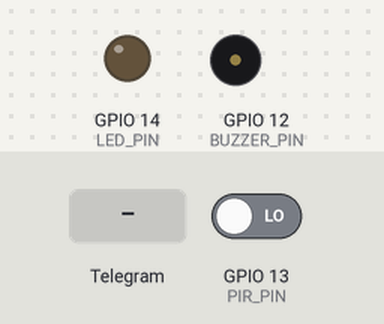
The sketch below on a simulated ESP32. On the bench: output pins drawn as LEDs (lit = HIGH), buzzer (waves = sounding, pin HIGH). The inputs (shaded band) are chosen by the test bench; at power-on: GPIO 13 (PIR_PIN) LOW. WiFi joins after 1.5 s; servers stay silent unless stated; what the sketch prints to the serial monitor is not drawn.

Above: at 2.8 s.
2.9 s: Telegram message "/siren_on" received
At 3.6 s:
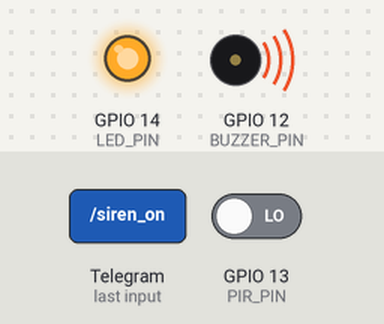
At 4.3 s:
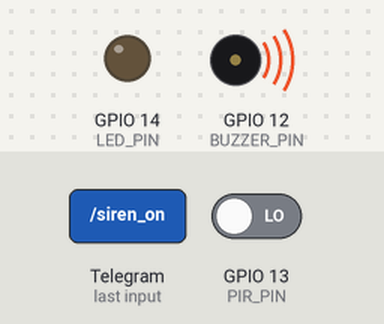
5.3 s: Telegram message "/start" received
7.9 s: Telegram message "/help" received
Timing chart, 0 to 10.9 s (numbered marks = the images above; inputs shaded):
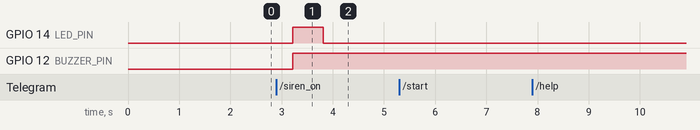

Measured:
- after the input at 2.9 s, GPIO 14 (LED_PIN): LOW → HIGH after 0.32 s, → LOW 0.60 s later; GPIO 12 (BUZZER_PIN): LOW → HIGH after 0.32 s
- after the input at 5.3 s, every drawn part: stays the same
- after the input at 7.9 s, every drawn part: stays the same

The sketch:

ESP32_Home_Guard_Inteligence_Security_System_code.ino
```cpp
#include <WiFi.h>
#include <WiFiClientSecure.h>
#include <UniversalTelegramBot.h>
#include <ArduinoJson.h>
// ====== USER CONFIG ======
const char* WIFI_SSID     = "BITEK";
const char* WIFI_PASS     = "bitek@2025";
const char* BOT_TOKEN     = "8382833862:AAEY6iC4yoprH9iU9JBnFf-ueAlOAo1LW4Y"; // from BotFather
// Pins
constexpr int PIR_PIN     = 13; // Connect PIR output directly to this pin
constexpr int BUZZER_PIN  = 12; // Connect buzzer via 100Ω-1kΩ resistor
constexpr int LED_PIN     = 14; // Connect LED via 220Ω-1kΩ resistor
// Behavior
bool ARMED = true;                  // start armed
unsigned long ALERT_COOLDOWN_MS = 15000;  // 15s anti-spam
unsigned long SIREN_MS = 2000;            // motion siren duration
// ====== INTERNALS ======
WiFiClientSecure secured_client;
UniversalTelegramBot bot(BOT_TOKEN, secured_client);
unsigned long lastAlertMs = 0;
int lastPirState = LOW;
unsigned long bot_lasttime = 0;
const unsigned long BOT_POLL_MS = 1000;
// If you don't know your chat ID yet, leave this empty "".
// On first message, we'll print the chat ID in Serial.
String OWNER_CHAT_ID = "";  // e.g., "123456789"
// Forward decl
void handleNewMessages(int numNewMessages);
void ensureWiFi();
void setSiren(bool on);
void sendStatus(const String& chat_id);
void sendWelcome(const String& chat_id);
void sendControlHint(const String& chat_id);
// ====== SETUP ======
void setup() {
  Serial.begin(115200);
  pinMode(PIR_PIN, INPUT);
  pinMode(BUZZER_PIN, OUTPUT);
  pinMode(LED_PIN, OUTPUT);
  digitalWrite(BUZZER_PIN, LOW);
  digitalWrite(LED_PIN, LOW);
  WiFi.mode(WIFI_STA);
  WiFi.setAutoReconnect(true);
  WiFi.persistent(true);
  WiFi.begin(WIFI_SSID, WIFI_PASS);
  secured_client.setInsecure(); // easiest for Telegram SSL
  Serial.print("Connecting WiFi");
  while (WiFi.status() != WL_CONNECTED) {
    Serial.print(".");
    delay(400);
  }
  Serial.println("\nWiFi connected!");
  Serial.print("IP: "); Serial.println(WiFi.localIP());
  Serial.println("Open Telegram, message your bot with /start, then watch Serial for your chat ID.");
}
// ====== LOOP ======
void loop() {
  ensureWiFi();
  // 1) Poll Telegram for commands
  if (millis() - bot_lasttime > BOT_POLL_MS) {
    int numNewMessages = bot.getUpdates(bot.last_message_received + 1);
    while (numNewMessages) {
      handleNewMessages(numNewMessages);
      numNewMessages = bot.getUpdates(bot.last_message_received + 1);
    }
    bot_lasttime = millis();
  }
  // 2) Read motion sensor
  int pirVal = digitalRead(PIR_PIN);
  // Rising edge = newly detected motion
  if (pirVal == HIGH && lastPirState == LOW) {
    if (ARMED) {
      unsigned long now = millis();
      if (now - lastAlertMs > ALERT_COOLDOWN_MS) {
        // Trigger alert actions
        digitalWrite(LED_PIN, HIGH);
        setSiren(true);
        delay(SIREN_MS);
        setSiren(false);
        lastAlertMs = now;
        // Notify via Telegram
        String msg = "🚨 Motion Detected!\n";
        msg += "Time: " + String((unsigned long)(now / 1000)) + "s since boot\n";
        if (OWNER_CHAT_ID.length() > 0) {
          bot.sendMessage(OWNER_CHAT_ID, msg, "");
        } else {
          Serial.println("[WARN] OWNER_CHAT_ID not set. Printing message only:");
          Serial.println(msg);
        }
      }
    } else {
      // Disarmed: just blink LED briefly
      digitalWrite(LED_PIN, HIGH);
      delay(200);
      digitalWrite(LED_PIN, LOW);
    }
  }
  // LED reflects armed state when idle
  if (pirVal == LOW && !ARMED) {
    digitalWrite(LED_PIN, LOW);
  } else if (pirVal == LOW && ARMED) {
    digitalWrite(LED_PIN, LOW);
  }
  lastPirState = pirVal;
}
// ====== HELPERS ======
void ensureWiFi() {
  if (WiFi.status() != WL_CONNECTED) {
    Serial.println("[WiFi] Reconnecting...");
    WiFi.disconnect();
    WiFi.begin(WIFI_SSID, WIFI_PASS);
    unsigned long t0 = millis();
    while (WiFi.status() != WL_CONNECTED && millis() - t0 < 10000) {
      delay(500);
      Serial.print(".");
    }
    Serial.println();
    if (WiFi.status() == WL_CONNECTED) {
      Serial.println("[WiFi] Reconnected");
    } else {
      Serial.println("[WiFi] Failed to reconnect");
    }
  }
}
void setSiren(bool on) {
  digitalWrite(BUZZER_PIN, on ? HIGH : LOW);
  digitalWrite(LED_PIN, on ? HIGH : LOW);
}
void sendWelcome(const String& chat_id) {
  String txt = "👋 *ESP32 Security Bot*\n\n";
  txt += "Commands:\n";
  txt += "/status – Show system status\n";
  txt += "/arm – Arm the motion alarm\n";
  txt += "/disarm – Disarm the motion alarm\n";
  txt += "/siren_on – Turn buzzer ON\n";
  txt += "/siren_off – Turn buzzer OFF\n";
  txt += "/test – Send a test alert\n";
  txt += "/ping – Bot health check\n";
  bot.sendMessage(chat_id, txt, "Markdown");
}
void sendControlHint(const String& chat_id) {
  String txt = "🔧 Quick control:\n";
  txt += "Use /arm, /disarm, /status, /siren_on, /siren_off, /test.";
  bot.sendMessage(chat_id, txt, "");
}
void sendStatus(const String& chat_id) {
  String txt = "📊 *Status*\n";
  txt += String("Armed: ") + (ARMED ? "YES" : "NO") + "\n";
  txt += "Cooldown: " + String(ALERT_COOLDOWN_MS / 1000) + "s\n";
  txt += "WiFi: " + String(WiFi.SSID()) + " (" + WiFi.localIP().toString() + ")\n";
  bot.sendMessage(chat_id, txt, "Markdown");
}
bool isOwner(const String& chat_id) {
  // First contact? Print chat_id so you can paste it into OWNER_CHAT_ID
  if (OWNER_CHAT_ID.length() == 0) {
    Serial.print("[INFO] First chat detected. Your chat_id is: ");
    Serial.println(chat_id);
    Serial.println("Paste this into OWNER_CHAT_ID and re-upload to lock the bot.");
    return true; // allow temporarily
  }
  return chat_id == OWNER_CHAT_ID;
}
void handleNewMessages(int numNewMessages) {
  for (int i = 0; i < numNewMessages; i++) {
    String chat_id = bot.messages[i].chat_id;
    String text    = bot.messages[i].text;
    String user    = bot.messages[i].from_name;
    // Log chat_id once for setup
    Serial.print("[TG] From ");
    Serial.print(user);
    Serial.print(" (chat_id=");
    Serial.print(chat_id);
    Serial.print("): ");
    Serial.println(text);
    if (!isOwner(chat_id)) {
      bot.sendMessage(chat_id, "⛔ Not authorized.", "");
      continue;
    }
    if (text == "/start") {
      sendWelcome(chat_id);
      sendControlHint(chat_id);
    }
    else if (text == "/help") {
      sendWelcome(chat_id);
    }
    else if (text == "/status") {
      sendStatus(chat_id);
    }
    else if (text == "/arm") {
      ARMED = true;
      bot.sendMessage(chat_id, "🟢 System *ARMED*.", "Markdown");
    }
    else if (text == "/disarm") {
      ARMED = false;
      setSiren(false);
      digitalWrite(LED_PIN, LOW);
      bot.sendMessage(chat_id, "🔴 System *DISARMED*.", "Markdown");
    }
    else if (text == "/siren_on") {
      setSiren(true);
      bot.sendMessage(chat_id, "📢 Siren ON.", "");
    }
    else if (text == "/siren_off") {
      setSiren(false);
      bot.sendMessage(chat_id, "🔇 Siren OFF.", "");
    }
    else if (text == "/test") {
      bot.sendMessage(chat_id, "🧪 Test alert: system reachable.", "");
    }
    else if (text == "/ping") {
      bot.sendMessage(chat_id, "🏓 pong", "");
    }
    else {
      bot.sendMessage(chat_id, "❓ Unknown command. Try /help", "");
    }
  }
}
```
